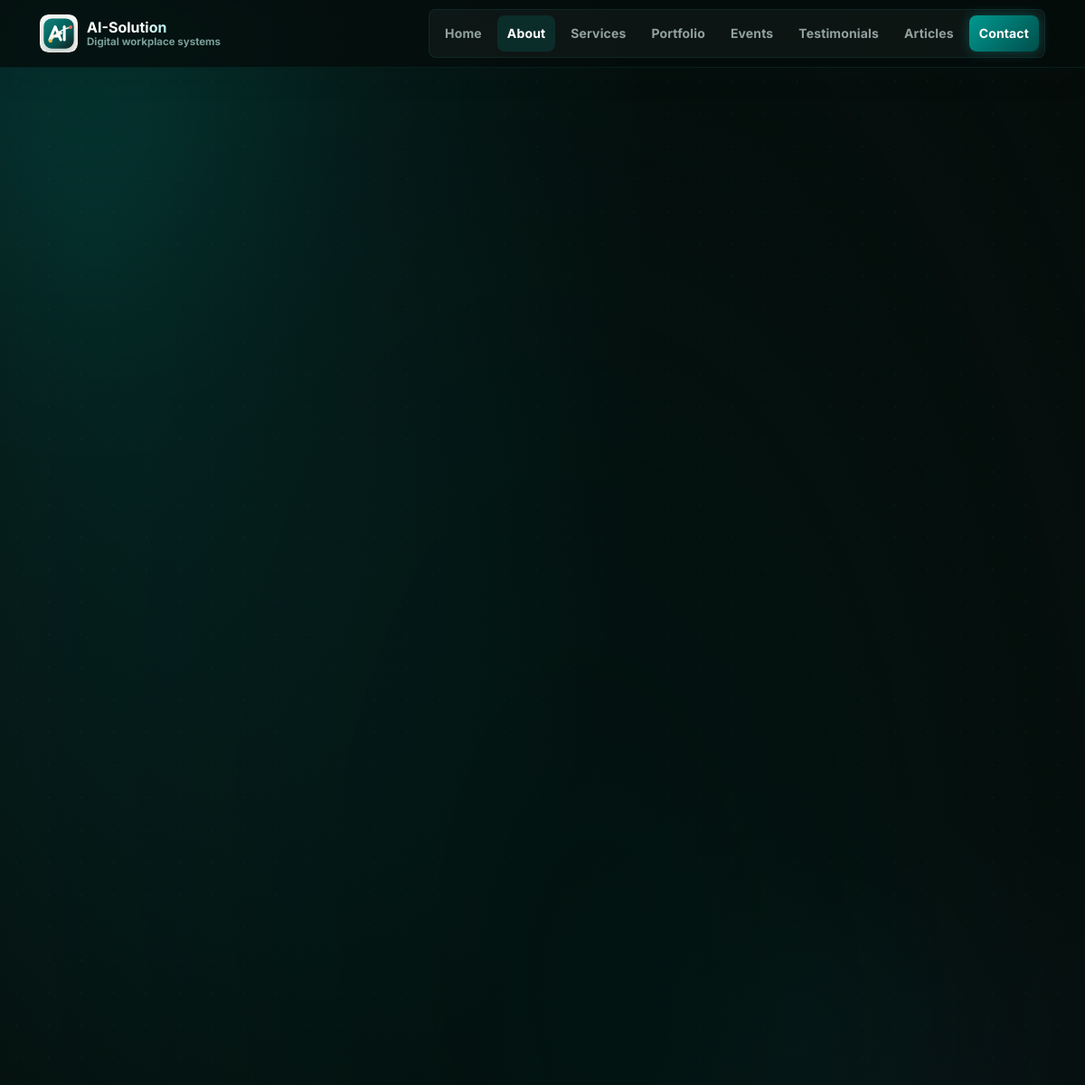
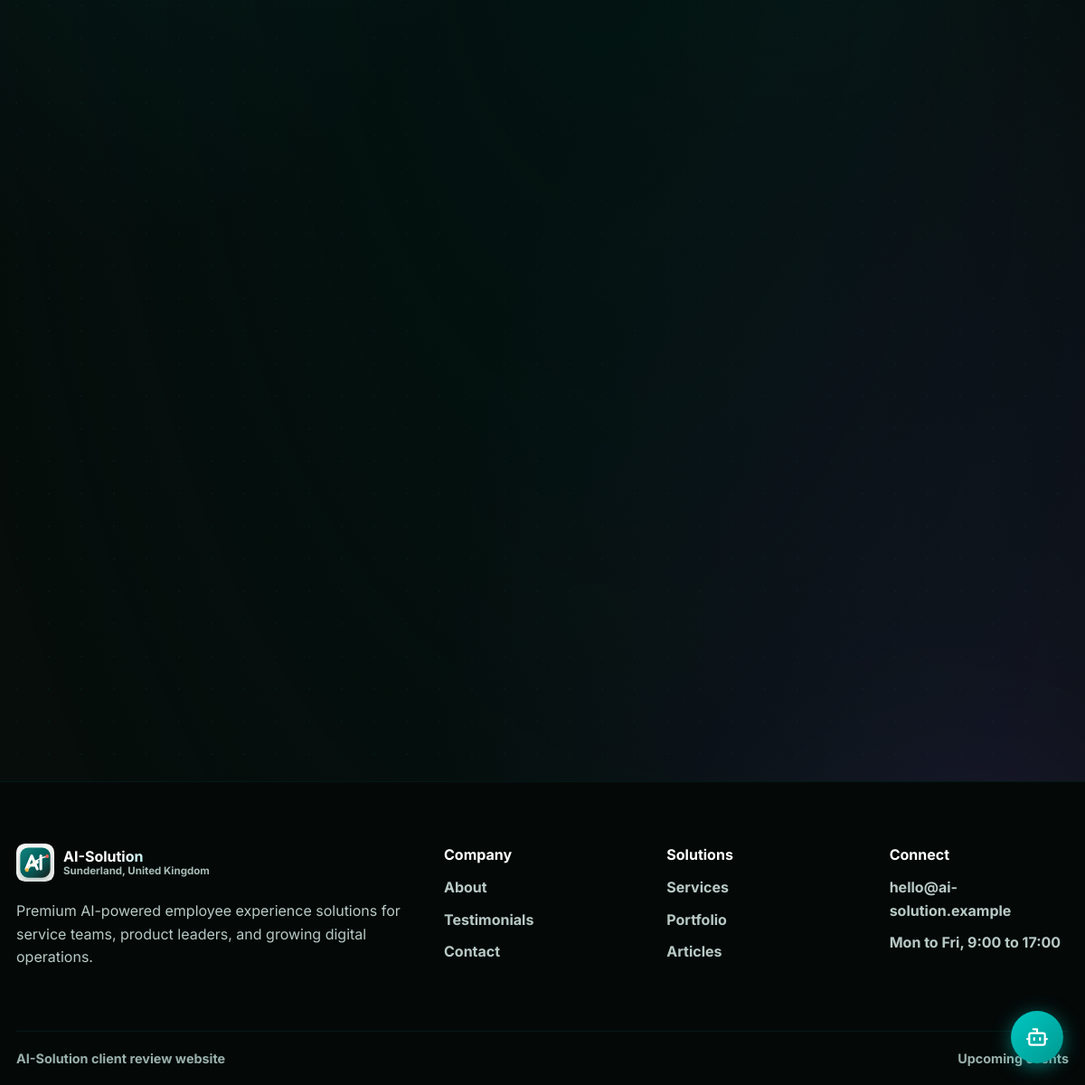
The page /about/ on the database its author committed (2 pictures, top to bottom).
### website/models.py (models this page shows, shortened)
class SiteSetting(models.Model):
    brand_name = models.CharField(max_length=80, default="AI-Solution")
    brand_tagline = models.CharField(
        max_length=120, default="Digital workplace systems"
    )
    footer_summary = models.TextField(
        default="Premium AI-powered employee experience solutions for service teams, product leaders, and growing digital operations."
    )
    location = models.CharField(max_length=160, default="Sunderland, United Kingdom")
    contact_email = models.EmailField(default="hello@ai-solution.example")
    opening_hours = models.CharField(max_length=120, default="Mon to Fri, 9:00 to 17:00")
    home_eyebrow = models.CharField(
        max_length=120, default="AI workplace systems from Sunderland"
    )
    home_title = models.CharField(max_length=140, default="AI-Solution")
    home_summary = models.TextField(
        default="AI-powered employee experience tools for faster answers, smarter service discovery, and measurable customer engagement."
    )
    home_hero_image = models.ImageField(upload_to="site/", blank=True)
    home_feature_eyebrow = models.CharField(
        max_length=120, default="Digital workplace focus"
    )
    home_feature_title = models.CharField(
        max_length=180,
        default="Built around customer inquiry, service clarity, and admin insight.",
    )
    operating_eyebrow = models.CharField(max_length=120, default="Operating focus")
    operating_title = models.CharField(
        max_length=180,
        default="One connected experience for prospects, customers, and internal teams.",
    )
    operating_summary = models.TextField(
        default="Service information, customer inquiries, demo interest, events, portfolio evidence, and content insights are brought together through a clean web experience."
    )
    operating_image = models.ImageField(upload_to="site/", blank=True)
    cta_eyebrow = models.CharField(max_length=120, default="Ready for client review")
    cta_title = models.CharField(
        max_length=180, default="Book a demo or send an inquiry through the website flow."
    )
    cta_button_text = models.CharField(max_length=80, default="Contact AI-Solution")
    home_services_eyebrow = models.CharField(max_length=120, default="Services preview")
    home_services_title = models.CharField(
        max_length=180, default="Practical AI services for growing teams."
    )
    testimonial_eyebrow = models.CharField(max_length=120, default="Client confidence")
    testimonial_title = models.CharField(
        max_length=180,
        default="Trusted for clear prototypes, polished service journeys, and admin insight.",
    )
    testimonial_summary = models.TextField(
        default="AI-Solution focuses on practical outcomes: easier inquiry handling, stronger customer education, and dashboards that help teams understand demand."
    )
    class Meta:
        verbose_name = "site setting"
        verbose_name_plural = "site settings"

### website/views.py (the view)
# urls.py: path("about/", views.about, name="about"),
def about(request):
    return render(
        request,
        "website/about.html",
        {
            "active_page": "about",
            "page": page_content("about"),
            "mission_points": published(FeatureCard).filter(area="about_mission_point"),
            "about_values": published(FeatureCard).filter(area="about_value"),
        },
    )

### website/context_processors.py (called while the page is built)
def site_settings(request):
    try:
        settings = SiteSetting.objects.first() or DEFAULT_SITE_SETTINGS
    except (OperationalError, ProgrammingError):
        settings = DEFAULT_SITE_SETTINGS
    return {"site_settings": settings}

def admin_dashboard(request):
    if request.path.rstrip("/") != "/admin":
        return {}
    try:
        data = build_admin_dashboard()
    except (OperationalError, ProgrammingError):
        data = empty_admin_dashboard()
    return {"admin_dashboard": data}

### website/views.py (called while the page is built)
def page_content(page):
    try:
        return PageContent.objects.filter(page=page).first()
    except (OperationalError, ProgrammingError):
        return None

def published(model):
    try:
        return model.objects.filter(is_published=True)
    except (OperationalError, ProgrammingError):
        return model.objects.none()

### website/templates/website/about.html (shortened to what this page needs)
{% extends "website/base.html" %}
{% block content %}
<section class="page-hero">
</section>
<section class="section split-section reverse">
</section>
<section class="section">
  <div class="feature-grid">
  </div>
</section>
{% endblock %}

### website/templates/website/base.html (shortened to what this page needs)
{% load static %}
<!DOCTYPE html>
<html lang="en">
<head>
  <link rel="stylesheet" href="{% static 'css/styles.css' %}">
</head>
<body>
  <div class="ai-background" aria-hidden="true">
    <div class="ai-orb ai-orb-1"></div>
    <div class="ai-orb ai-orb-3"></div>
  </div>
  <header class="site-header" data-header>
    <div class="header-inner">
      <a class="brand" href="{% url 'website:home' %}" aria-label="{{ site_settings.brand_name }} home">
        <img class="brand-mark" src="{% static 'img/logo-mark.svg' %}" alt="" width="42" height="42">
        <span class="brand-copy"><strong>{{ site_settings.brand_name }}</strong><small>{{ site_settings.brand_tagline }}</small></span>
      </a>
      <nav class="site-nav" data-nav>
        <a class="{% if active_page == 'home' %}active{% endif %}" href="{% url 'website:home' %}">Home</a>
        <a class="{% if active_page == 'about' %}active{% endif %}" href="{% url 'website:about' %}">About</a>
        <a class="{% if active_page == 'services' %}active{% endif %}" href="{% url 'website:services' %}">Services</a>
        <a class="{% if active_page == 'portfolio' %}active{% endif %}" href="{% url 'website:portfolio' %}">Portfolio</a>
        <a class="{% if active_page == 'events' %}active{% endif %}" href="{% url 'website:events' %}">Events</a>
        <a class="{% if active_page == 'testimonials' %}active{% endif %}" href="{% url 'website:testimonials' %}">Testimonials</a>
        <a class="{% if active_page == 'articles' %}active{% endif %}" href="{% url 'website:articles' %}">Articles</a>
        <a class="nav-admin {% if active_page == 'contact' %}active{% endif %}" href="{% url 'website:contact' %}">Contact</a>
      </nav>
    </div>
  </header>
  <main>
    {% block content %}{% endblock %}
  </main>
  <footer class="site-footer">
    <div class="footer-grid">
      <div class="footer-company">
        <a class="brand footer-brand" href="{% url 'website:home' %}">
          <img class="brand-mark" src="{% static 'img/logo-mark.svg' %}" alt="" width="42" height="42">
          <span class="brand-copy"><strong>{{ site_settings.brand_name }}</strong><small>{{ site_settings.location }}</small></span>
        </a>
        <p>{{ site_settings.footer_summary }}</p>
      </div>
      <div class="footer-column">
        <strong>Company</strong>
        <a href="{% url 'website:about' %}">About</a>
        <a href="{% url 'website:testimonials' %}">Testimonials</a>
        <a href="{% url 'website:contact' %}">Contact</a>
      </div>
      <div class="footer-column">
        <strong>Solutions</strong>
        <a href="{% url 'website:services' %}">Services</a>
        <a href="{% url 'website:portfolio' %}">Portfolio</a>
        <a href="{% url 'website:articles' %}">Articles</a>
      </div>
      <div class="footer-column">
        <strong>Connect</strong>
        <span>{{ site_settings.contact_email }}</span>
        <span>{{ site_settings.opening_hours }}</span>
      </div>
    </div>
    <div class="footer-bottom">
      <span>{{ site_settings.brand_name }} client review website</span>
      <a href="{% url 'website:events' %}">Upcoming events</a>
    </div>
  </footer>
  <div id="cb-wrap">
    <button id="cb-btn" aria-label="Open AI chat assistant" title="Ask our AI assistant">
    </button>
  </div>
</body>
</html>

### website/templates/website/base.html (style rules this page uses)
#cb-wrap { position: fixed; bottom: 24px; right: 24px; z-index: 9999; font-family: "Inter", Arial, sans-serif; }
#cb-btn { width: 58px; height: 58px; border-radius: 50%; border: none; background: linear-gradient(135deg, #00c8c2, #009990); color: #fff; cursor: pointer; display: flex; align-items: center; justify-content: center; box-shadow: 0 4px 20px rgba(0,200,194,0.5); transition: transform 0.2s, box-shadow 0.2s; margin-left: auto; }

### rows shown on the page
SiteSetting: brand_name "AI-Solution", brand_tagline "Digital workplace systems", location "Sunderland, United Kingdom", footer_summary "Premium AI-powered employee experience solutions for service teams, product leaders, and growing digital operations.", contact_email "hello@ai-solution.example", opening_hours "Mon to Fri, 9:00 to 17:00"
